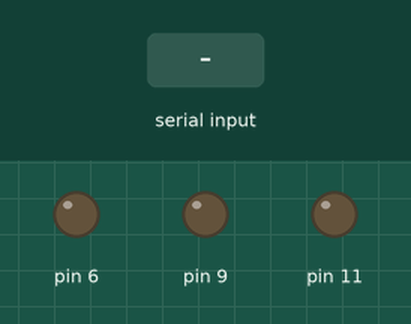
Simulated run of this sketch. Board: Arduino Uno, built with avr-gcc and run on an emulated ATmega328P. On the bench: output pins drawn as LEDs (lit = HIGH). The inputs (shaded band) are chosen by the test bench. What the sketch prints to the serial monitor is not drawn.

Above: at 1.5 s.
1.6 s: "90,45\n" received over Serial
At 7.68 s:
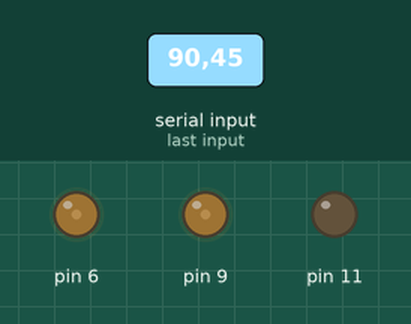
At 12.48 s:
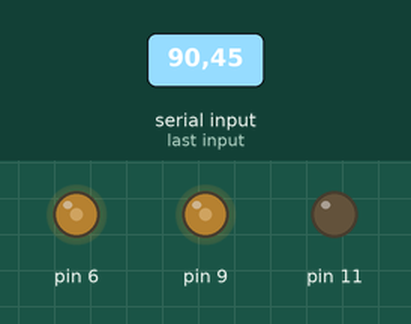
Timing chart, 0 to 17.3 s (numbered marks = the images above; inputs shaded):
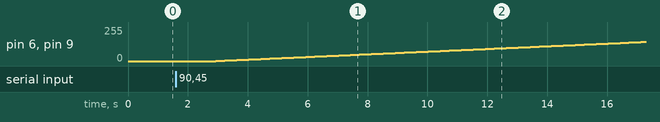

The sketch:

lab4p.ino
```cpp
int opnum;
int ledon=0;
int tim = 200;
bool once = true;

void setup() {
  // put your setup code here, to run once:
  Serial.begin(9600);
  int opt[4]={1,2,3,4};
  Serial.println("Options: ");
  Serial.println("1. Toggle");
  Serial.println("2. Increase blinking speed");
  Serial.println("3. Decrease blinking Speed");
  Serial.println("4. Buzzer PWM");

  pinMode(11, OUTPUT);
  pinMode(9,OUTPUT);
  pinMode(6,OUTPUT);
}

void loop() {
  // put your main code here, to run repeatedly:

  digitalWrite(10,HIGH);
  delay(tim);
  digitalWrite(10,LOW);
  delay(tim);
  if(Serial.available()){
    char ch=Serial.read();
    if(isDigit(ch))
    {
        opnum = (ch-'0');
    }
  }
  if(opnum == 1)
  {
    if(ledon==0){
          digitalWrite(11,HIGH);
          delay(500);
          ledon=1;
        }
        else
        {
          digitalWrite(11,LOW);
          delay(500);
          ledon = 0;
        }
        opnum=9;

  }
  switch(opnum){
    case 2:
      tim = 100;
      break;
    case 3:
      tim=500;
      break;
    case 4:
      for(int i=0;i<256;i++)
      {
        analogWrite(6,i);
        analogWrite(9,i);
        delay(100);
      }
  }

}
```

Measured:
- after the input at 1.6 s, pin 6, pin 9: moves from 0/255 to 144/255 over 14.3 s, starting after 1.3 s
